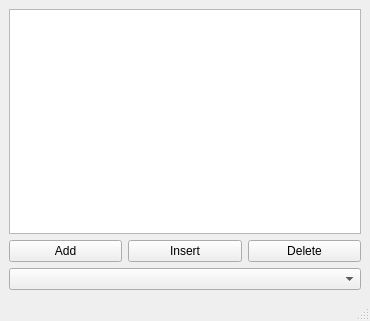
<?xml version="1.0" encoding="UTF-8"?>
<ui version="4.0">
 <class>MainWindow</class>
 <widget class="QMainWindow" name="MainWindow">
  <property name="geometry">
   <rect>
    <x>0</x>
    <y>0</y>
    <width>370</width>
    <height>321</height>
   </rect>
  </property>
  <property name="windowTitle">
   <string>MainWindow</string>
  </property>
  <widget class="QWidget" name="centralwidget">
   <layout class="QHBoxLayout" name="horizontalLayout_2">
    <item>
     <layout class="QVBoxLayout" name="verticalLayout">
      <item>
       <widget class="QListView" name="listView"/>
      </item>
      <item>
       <layout class="QHBoxLayout" name="horizontalLayout">
        <item>
         <widget class="QPushButton" name="pushButton">
          <property name="text">
           <string>Add</string>
          </property>
         </widget>
        </item>
        <item>
         <widget class="QPushButton" name="pushButton_2">
          <property name="text">
           <string>Insert</string>
          </property>
         </widget>
        </item>
        <item>
         <widget class="QPushButton" name="pushButton_3">
          <property name="text">
           <string>Delete</string>
          </property>
         </widget>
        </item>
       </layout>
      </item>
      <item>
       <widget class="QComboBox" name="comboBox"/>
      </item>
     </layout>
    </item>
   </layout>
  </widget>
  <widget class="QMenuBar" name="menubar">
   <property name="geometry">
    <rect>
     <x>0</x>
     <y>0</y>
     <width>370</width>
     <height>23</height>
    </rect>
   </property>
  </widget>
  <widget class="QStatusBar" name="statusbar"/>
 </widget>
 <resources/>
 <connections/>
</ui>
